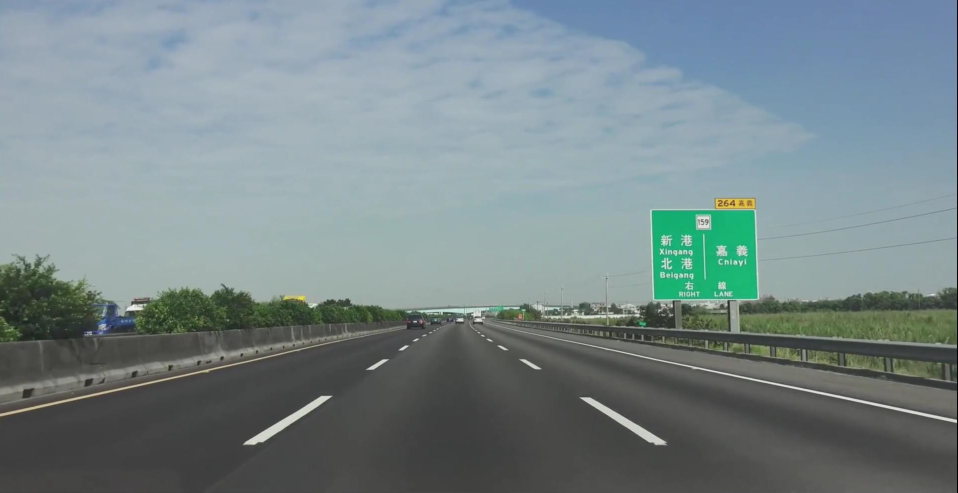
#> input picture Project1/20240312PERCEPTION_FOR_AUTONOMOUS_CARS2/test.jpg, 1915 x 985 px (shown at 1/2 size)
$ jupyter execute --allow-errors '6_Hough Tranform line detection.ipynb'
#> lines starting #> are read from the running program, lines starting #| are printed output that depends on the picture; after the words box and inside, x2 and y2 are one past the last pixel; in counts of white or black regions, pixels touching at a corner belong together
#> (a cell that did not finish here is left out)

[cell 2]
import matplotlib.pyplot as plt
import matplotlib.image as mpimg
import numpy as np
import cv2


# Read in and grayscale the image
image = mpimg.imread('./20240312PERCEPTION_FOR_AUTONOMOUS_CARS2/test.jpg')
#> image is the input picture: shape (985, 1915, 3); mean R, G, B 119.3, 134.4, 137.3
gray = cv2.cvtColor(image,cv2.COLOR_RGB2GRAY)
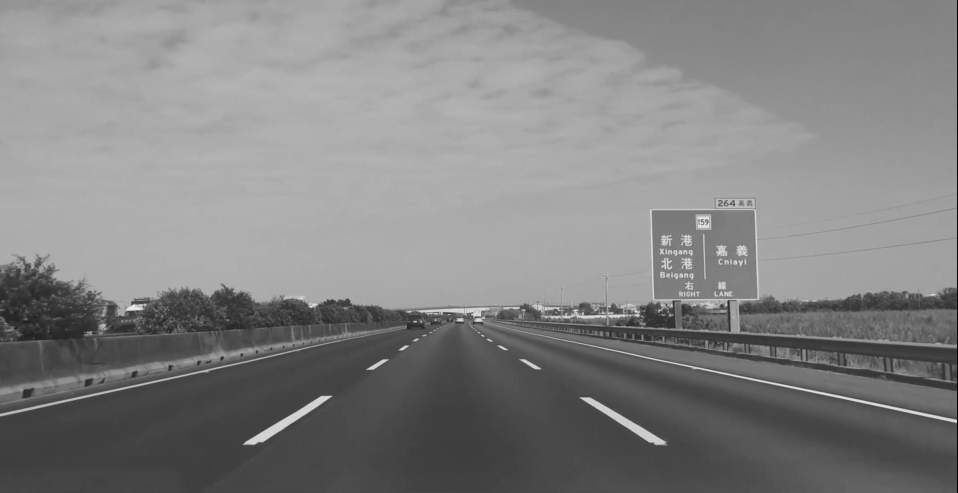
#> gray: shape (985, 1915) (shown at 1/2 size); min 0, max 248, mean 130.2

# Define a kernel size and apply Gaussian smoothing
kernel_size = 5
blur_gray = cv2.GaussianBlur(gray,(kernel_size, kernel_size),0)

# Define our parameters for Canny and apply
low_threshold = 10
high_threshold = 100
edges = cv2.Canny(blur_gray, low_threshold, high_threshold)
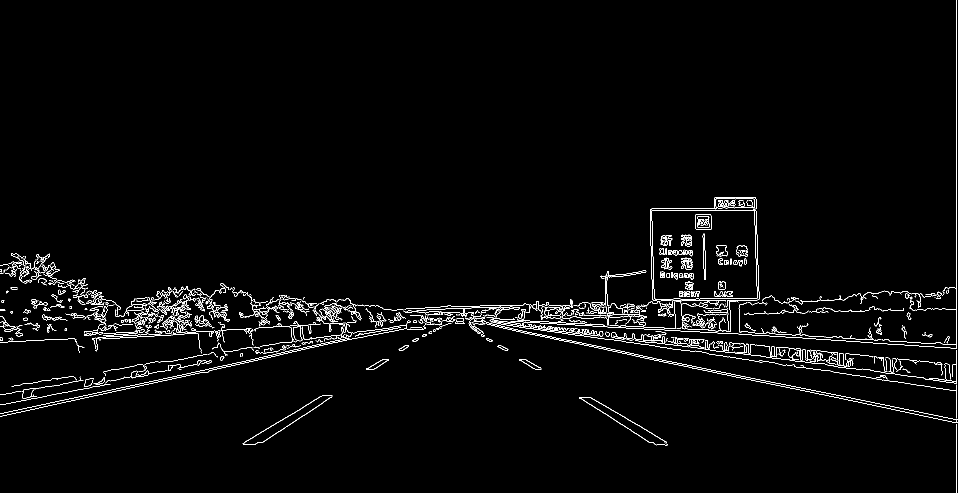
#> edges: shape (985, 1915) (shown at 1/2 size); 2.1% white in thin lines or dots

# Next we'll create a masked edges image using cv2.fillPoly()
mask = np.zeros_like(edges)
ignore_mask_color = 255

# This time we are defining a four sided polygon to mask
imshape = image.shape
#> imshape = (985, 1915, 3)
vertices = np.array([[(250, imshape[0]), (1750, imshape[0]), (950,670), (850,670)]], dtype=np.int32)  # 逆時針
cv2.fillPoly(mask, vertices, ignore_mask_color)
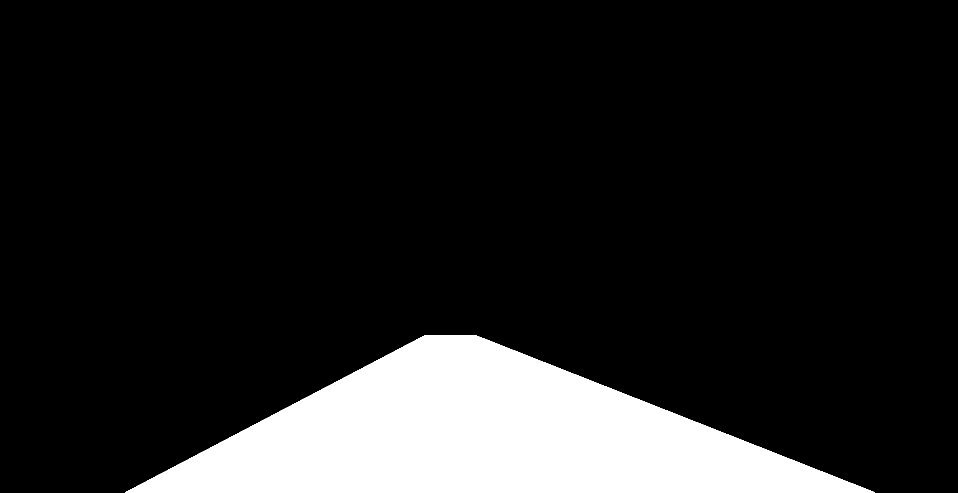
#> mask: shape (985, 1915) (shown at 1/2 size); 13.4% white; 1 white region, box (x1, y1, x2, y2) and area: (251, 670, 1749, 985) 252227
masked_edges = cv2.bitwise_and(edges, mask)
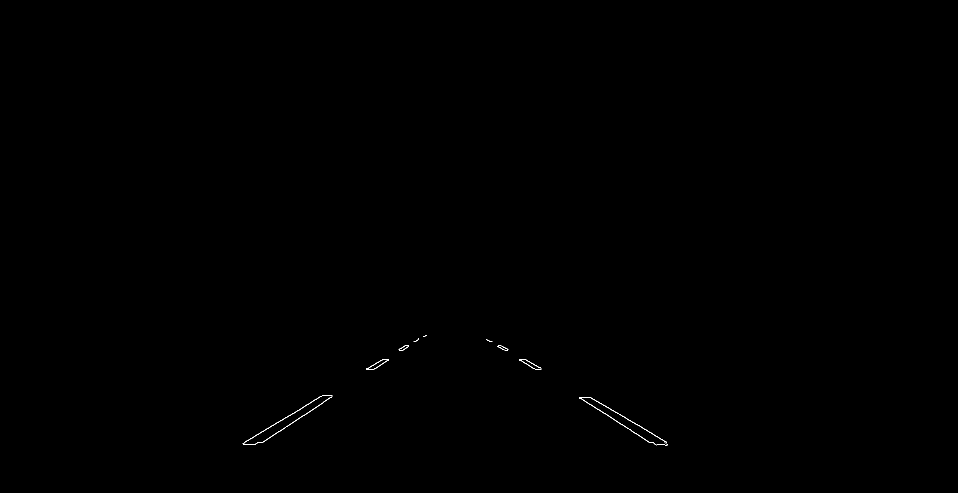
#> masked_edges: shape (985, 1915) (shown at 1/2 size); 0.08% white in thin lines or dots, all inside (x1, y1, x2, y2) = (485, 670, 1335, 891)

# Define the Hough transform parameters
# Make a blank the same size as our image to draw on
rho = 1 # distance resolution in pixels of the Hough grid
theta = np.pi/180 # angular resolution in radians of the Hough grid
threshold = 1     # minimum number of votes (intersections in Hough grid cell)
min_line_length = 4 #minimum number of pixels making up a line
max_line_gap = 1    # maximum gap in pixels between connectable line segments
line_image = np.copy(image)*0 # creating a blank to draw lines on
#> line_image: shape (985, 1915, 3); every value is 0

# Run Hough on edge detected image
# Output "lines" is an array containing endpoints of detected line segments
lines = cv2.HoughLinesP(masked_edges, rho, theta, threshold, np.array([]),
                            min_line_length, max_line_gap)
#> lines = 72 rows, first 6: [547, 869, 555, 865], [1178, 794, 1243, 830], [1183, 811, 1201, 821], [1039, 719, 1071, 738], [555, 845, 615, 808], [488, 885, 492, 883]
line_image = np.copy(image)
# Iterate over the output "lines" and draw lines on a blank image
for line in lines:
    for x1,y1,x2,y2 in line:
        cv2.line(line_image,(x1,y1),(x2,y2),(255,0,0),10)
#> this loop made 72 passes
#> line on passes 1 to 12: [[547, 869, 555, 865]], [[1178, 794, 1243, 830]], [[1183, 811, 1201, 821]], [[1039, 719, 1071, 738]], [[555, 845, 615, 808]], [[488, 885, 492, 883]], [[1241, 848, 1261, 859]], [[642, 807, 656, 797]], [[803, 700, 812, 696]], [[752, 736, 756, 732]], [[1279, 871, 1297, 884]], [[508, 889, 517, 884]]
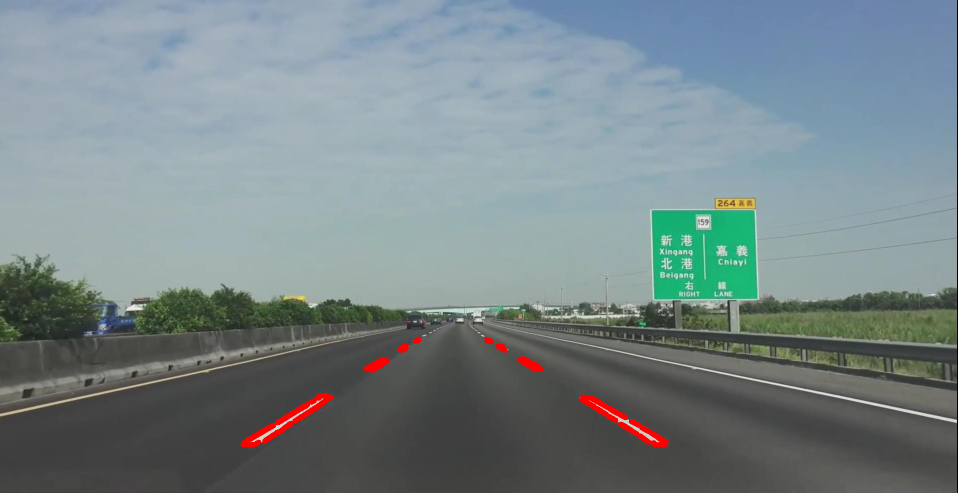
#> line_image: shape (985, 1915, 3) (shown at 1/2 size); 0.59% of pixels changed, all inside (x1, y1, x2, y2) = (481, 673, 1338, 895)

# Create a "color" binary image to combine with line image
color_edges = np.dstack((edges, edges, edges))
#> color_edges: shape (985, 1915, 3); 2.1% white in thin lines or dots

# Draw the lines on the edge image
lines_edges = cv2.addWeighted(color_edges, 0.8, line_image, 1, 0)
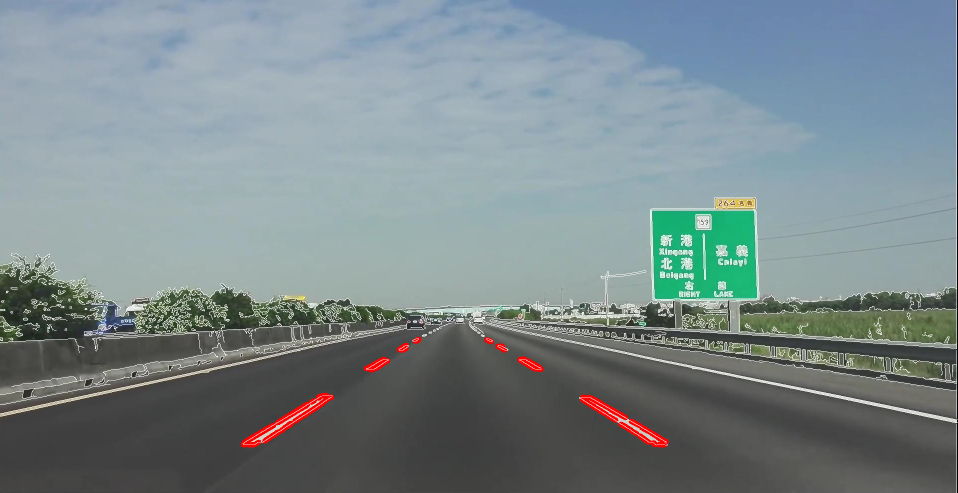
#> lines_edges: shape (985, 1915, 3) (shown at 1/2 size); mean of channels 0, 1, 2 123, 136.5, 139.7; drawn as R, G, B
plt.imshow(lines_edges)
